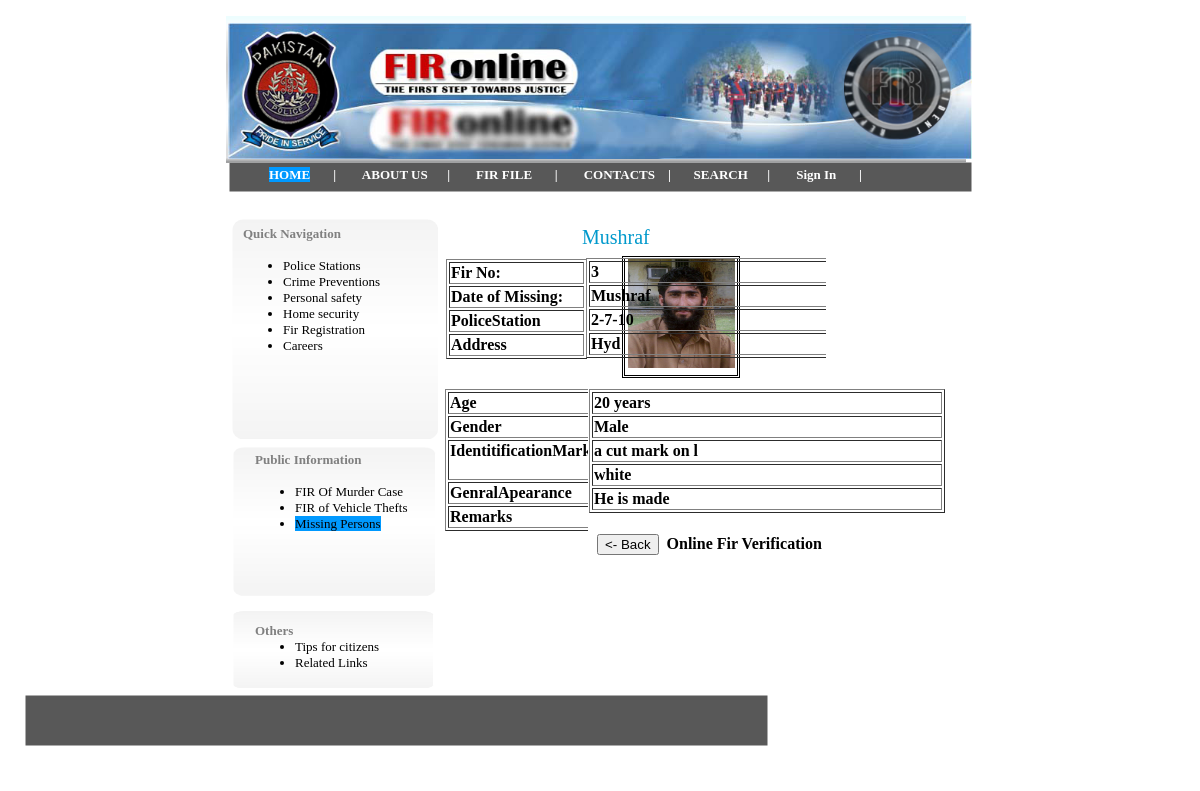
Page /missingPersons.php?id=3&name=Mushraf on the committed database.
### tables this page shows
CREATE TABLE `missingpeople` (
  `ID` int(15) NOT NULL,
  `Name` varchar(20) default NULL,
  `Date of Missing` varchar(20) default NULL,
  `PoliceStation` varchar(20) default NULL,
  `Address` varchar(150) default NULL,
  `Age` varchar(20) default NULL,
  `Gender` varchar(20) default NULL,
  `IdentitificationMark` varchar(15) default NULL,
  `GenralApearance` varchar(15) default NULL,
  `Remarks` varchar(20) default NULL,
  `pic` varchar(30) default NULL,
  PRIMARY KEY  (`ID`)
);

### missingPersons.php (the view, shortened to what this page needs)
<!DOCTYPE html>
<head><link rel="SHORTCUT ICON" href="images/ffir1.psd.png"/>
</head>
<body>
<div id="container">
<div id="g_shape1" style="position:absolute; overflow:hidden; left:25px; top:146px; width:743px; height:30px; z-index:0"><img border=0 width="100%" height="100%" alt="" src="images/shape3375250.png"></div>
<div id="g_image2" style="position:absolute; overflow:hidden; left:22px; top:0px; width:747px; height:147px; z-index:1"><img src="images/uf1.gif" alt="" title="" border=0 width=740 height=147></div>
<div id="roundrect1" style="position:absolute; overflow:hidden; left:28px; top:203px; width:208px; height:222px; z-index:2"><img border=0 width="100%" height="100%" alt="" src="images/roundrect16018000.png"></div>
<div id="g_text2" style="position:absolute; overflow:hidden; left:65px; top:151px; width:642px; height:20px; z-index:3">
<div class="wpmd">
<div><font face="Tahoma"><B><a href="index.html" style="background:#09F;"  title="Home" class="style1"  >HOME</a></B></font>
<font color="#333333" face="Tahoma"><B>&nbsp;&nbsp;&nbsp;&nbsp;&nbsp; </B></font><font color="#FFFFFF" face="Tahoma"><B>|</B></font>
<font color="#333333" face="Tahoma"><B>&nbsp;&nbsp;&nbsp;&nbsp;&nbsp;&nbsp; </B></font>
<font face="Tahoma"><B><a href="aboutUs.html" title="About Us" class="style1">ABOUT US</a></B></font><font color="#333333" face="Tahoma"><B>&nbsp;&nbsp;&nbsp;&nbsp;&nbsp; </B></font><font color="#FFFFFF" face="Tahoma"><B>|</B></font><font color="#333333" face="Tahoma"><B>&nbsp;&nbsp;&nbsp;&nbsp;&nbsp;&nbsp;&nbsp; </B></font><font face="Tahoma"><B><a href="FirTopic.html" title="Topics of Fir" class="style1">FIR FILE</a></B></font><font color="#333333" face="Tahoma"><B>&nbsp;&nbsp;&nbsp;&nbsp;&nbsp;&nbsp; </B></font><font color="#FFFFFF" face="Tahoma"><B>| </B></font><font color="#333333" face="Tahoma"><B>&nbsp;&nbsp;&nbsp;&nbsp;&nbsp;&nbsp; </B></font><font face="Tahoma"><B><a href="Contact Us.php"title="Contact Us" class="style1">CONTACTS</a></B></font><font color="#333333" face="Tahoma"><B>&nbsp;&nbsp;&nbsp; </B></font><font color="#FFFFFF" face="Tahoma"><B>|</B></font><font color="#333333" face="Tahoma"><B>&nbsp;&nbsp;&nbsp;&nbsp;&nbsp;&nbsp; </B></font><font face="Tahoma"><B><a href="searchFir.html" title="" class="style1">SEARCH</a></B></font><font color="#333333" face="Tahoma"><B>&nbsp;&nbsp;&nbsp;&nbsp;&nbsp; </B></font><font color="#FFFFFF" face="Tahoma"><B>|</B></font><font color="#333333" face="Tahoma"><B>&nbsp;&nbsp;&nbsp;&nbsp;&nbsp;&nbsp;&nbsp; </B></font><font face="Tahoma"><B><a href="adminLog.php" title="Login" class="style1" >Sign In</a></B></font><font color="#333333" face="Tahoma"><B>&nbsp;&nbsp;&nbsp;&nbsp;&nbsp;&nbsp; </B></font><font color="#FFFFFF" face="Tahoma"><B>|</B></font></div>
</div></div>
<div id="text7" style="position:absolute; overflow:hidden; left:39px; top:210px; width:188px; height:204px; z-index:7">
<div class="wpmd">
<div><font color="#808080" face="Tahoma"><B>Quick Navigation</B></font></div>
<div><font color="#808080" face="Tahoma"><B><BR></B></font></div>
<UL>
<li><font color="#808080" face="Tahoma"><a href="Navigation1.php?&navigationId=&#54&user=Guest" class="style1" style="color:#000;" >Police Stations</a></font></li>
<li><font color="#808080" face="Tahoma"><a href="Navigation1.php?&navigationId=&#49&user=Guest"class="style1" style="color:#000;">Crime Preventions</a></font></li>
<li><font color="#808080" face="Tahoma">
<a href="Navigation1.php?&navigationId=&#50&user=Guest" class="style1" style="color:#000;">Personal safety</a></font></li>
<li><font color="#808080" face="Tahoma"><a href="Navigation1.php?&navigationId=&#51&user=Guest" class="style1" style="color:#000;">Home security</a></font></li>
<li><font color="#808080" face="Tahoma"><a href="Navigation1.php?&navigationId=&#52&user=Guest" class="style1" style="color:#000;">Fir Registration</a></font></li>
<li><font color="#808080" face="Tahoma"><a href="Navigation1.php?&navigationId=&#53&user=Guest" class="style1" style="color:#000;">Careers</a></font></li>
</UL>
</div></div>
<div id="roundrect4" style="position:absolute; overflow:hidden; left:29px; top:431px; width:204px; height:150px; z-index:8"><img border=0 width="100%" height="100%" alt="" src="images/roundrect16018000.png"></div>
<div id="text5" style="position:absolute; overflow:hidden; left:51px; top:436px; width:164px; height:142px; z-index:9">
<div class="wpmd">
<div><font color="#808080" face="Tahoma"><B> Public Information</B></font></div>
<div><font color="#808080" face="Tahoma"><B><BR></B></font></div>
<UL>
<li><font color="#808080" face="Tahoma"><a href="FirViewForm1.php" class="style1" style="color:#000;">FIR Of Murder Case </a></font></li>
<li><font color="#808080" face="Tahoma"><a href="FirVEHICLE.html" class="style1" style="color:#000;">FIR of Vehicle Thefts</a></font></li>
<li><font color="#808080" face="Tahoma"><a href="missingPersonsView.php" class="style1" style="color:#000;background:#09F;" >Missing Persons</a></font></li>
</UL>
</div></div>
<div id="roundrect5" style="position:absolute; overflow:hidden; left:29px; top:595px; width:202px; height:78px; z-index:10"><img border=0 width="100%" height="100%" alt="" src="images/roundrect16018000.png"></div>
<div id="text8" style="position:absolute; overflow:hidden; left:51px; top:607px; width:165px; height:57px; z-index:11">
<div class="wpmd">
<div><font color="#808080" face="Tahoma"><B>Others</B></font></div>
<UL>
<li><font color="#808080" face="Tahoma"><a href="tips.html" class="style1" style="color:#000;">Tips for citizens </a> </font></li>
<li><font color="#808080" face="Tahoma"><a href="links.html" class="style1" style="color:#000;">Related Links</a></font></li>
</UL>
<div><font color="#808080" face="Tahoma"><BR></font></div>
</div></div>
<div id="image1" style="position:absolute; overflow:hidden; left:24px; top:7px; width:744px; height:136px; z-index:12"><img src="images/hed.jpg" alt="" title="" border=0 width=744 height=136></div>
<div id="text1" style="position:absolute; overflow:hidden; left:242px; top:225px; width:146px; height:136px; z-index:13">
<font face="Arial Narrow" class="ws14">&nbsp;&nbsp;&nbsp;&nbsp;
 <table width="141" border="1">
  <tr>
    <th scope="row">Fir No: &nbsp;</th>
  </tr>
  <tr>
    <th scope="row">Date of Missing: &nbsp;</th>
  </tr>
  <tr>
    <th scope="row">PoliceStation &nbsp;</th>
  </tr>
  <tr>
    <th scope="row">Address &nbsp;</th>
  </tr>
  </table>
  </font></div>
<div id="text1" style="position:absolute; overflow:hidden; left:241px; top:355px; width:143px; height:193px; z-index:13">
<div class="wpmd">
<div><font face="Arial Narrow" class="ws14">&nbsp;&nbsp;&nbsp;&nbsp;
 <table width="142" border="1">
  <tr>
    <th scope="row">Age &nbsp;</th>
  </tr>
  <tr>
    <th scope="row">Gender &nbsp;</th>
  </tr>
  <tr>
    <th scope="row">IdentitificationMark &nbsp;</th>
  </tr>
  <tr>
    <th scope="row">GenralApearance &nbsp;</th>
  </tr>
  <tr>
    <th scope="row">Remarks &nbsp;</th>
  </tr>
</table>
</font></div>
</div></div>
<div id="text2" style="position:absolute; overflow:hidden; left:378px; top:210px; width:321px; height:35px; z-index:14; font-size:20px; color:#09C;">
<?php
 $name=$_GET["name"];
  echo "$name";
  $q=mysql_query("Select * from missingpeople where Id=".$_GET[id]);
?>
</div>
<div id="text2" style="position:absolute; overflow:hidden; left:382px; top:224px; width:240px; height:136px; z-index:14">
<div class="wpmd">
<div><font face="Arial Narrow" class="ws14">&nbsp;&nbsp;&nbsp;&nbsp;<table width="250" border="1">
<?php
   while($row=mysql_fetch_row($q)){
?>
  <tr>
    <th scope="row"> <?php  echo $row[0]." ";     ?>&nbsp; </th>
  </tr>
  <tr>
    <th scope="row"><?php  echo $row[1]." ";     ?> &nbsp;</th>
  </tr>
  <tr>
    <th scope="row"><?php  echo $row[2]." ";     ?> &nbsp;</th>
  </tr>
  <tr>
    <th scope="row"><?php  echo $row[4]." ";     ?> &nbsp;</th>
  </tr>
</table></font></div>
  </div></div>
<div id="text1" style="position:absolute; overflow:hidden; left:385px; top:355px; width:363px; height:209px; z-index:13">
<div class="wpmd">
<div><font face="Arial Narrow" class="ws14">&nbsp;&nbsp;&nbsp;&nbsp;
  <table width="356" border="1">
  <tr>
    <th scope="row"><?php  echo $row[5]." ";     ?> &nbsp;</th>
  </tr>
  <tr>
    <th scope="row"><?php  echo $row[6]." ";     ?> &nbsp;</th>
  </tr>
  <tr>
    <th scope="row"><?php  echo $row[7]." ";     ?> &nbsp;</th>
  </tr>
  <tr>
    <th scope="row"><?php  echo $row[8]." ";     ?> &nbsp;</th>
  </tr>
  <tr>
    <th scope="row"><?php  echo $row[9]." ";     ?> &nbsp;</th>
  </tr>
</table>
<h4> &nbsp; <input type="button" onClick="window.back();" value="<- Back">
&nbsp;Online Fir Verification</h4>
</font></div>
</div></div>
</div>
<div id="g_shape2" style="position:absolute; overflow:hidden; left:25px; top:695px; width:743px; height:51px; z-index:4"><img border=0 width="100%" height="100%" alt="" src="images/shape3375296.png"></div>
<div id="shape3" style="position:absolute; overflow:hidden; left:651px; top:746px; width:100px; height:17px; z-index:5"><img border=0 width="100%" height="100%" alt="" src="images/shape16018000.png"></div>
<p><span id="pic" style="position:absolute; top:256px; left:622px; width: 112px; height: 116px; border:double;"
><img src="Pics/<?php echo $row[10]." ";  } ?>" width="107" height="109">
</span></p>
<p>&nbsp;</p>
</body>
</html>

### missingPersons.php (style rules this page uses)
.ws14 { font-size: 16px; }
.wpmd { font-size: 13px;font-family: Arial,Helvetica,Sans-Serif;font-style: normal;font-weight: normal; }
DIV,UL,OL { margin-top: 0px; margin-bottom: 0px; }
a.style1:link { color:#FFFFFF;text-decoration: none; }
div#container { position:relative; width: 792px; margin-top: 0px; margin-left: auto; margin-right: auto; text-align:left; }
body { text-align:center;margin:0 }

### rows in the picture
missingpeople: ID "3", Name "Mushraf", Date of Missing "2-7-10", Address "Hyd", Age "20 years", Gender "Male", IdentitificationMark "a cut mark on l", GenralApearance "white", Remarks "He is made", pic (picture)

### other values in the picture
$name "Mushraf"
